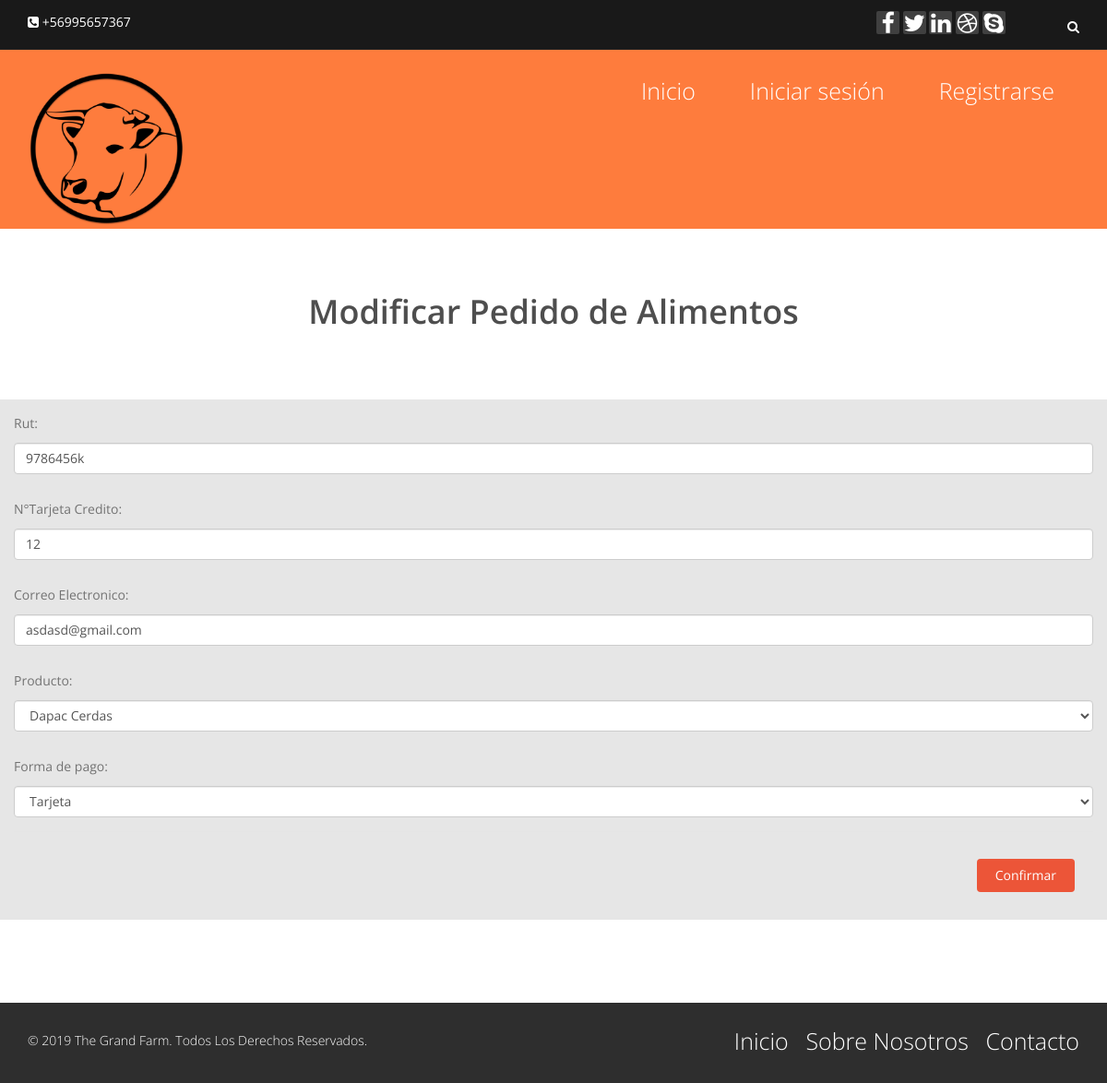
Screenshot of /payment_food_update/28 with the database file from the repository.
### farm_app/models.py (models this page shows, shortened)
class Payment_food(models.Model):
    rut = models.CharField(max_length=9, null=False)
    num_cuenta = models.BigIntegerField(null=False)
    correo = models.EmailField(max_length=255)
    product = models.CharField(max_length=255, null=False, choices=load_product, default='Dapac Cerdas')
    pay = models.CharField(max_length=255, null=False, choices=load_pay, default='Tarjeta')

### farm_app/views.py (the view, shortened to what this page needs)
# urls.py: path('payment_food_update/<int:id>',views.payment_food_update, name='payment_food_update'),
def payment_food_update(request,id):
    status = ''
    producto = ['Dapac Cerdas','Aviplus','Camperbroiler Granulado','Conchilla','Dapac Vacas','Nantacor','Guidolin Nutri Potros','Red Kite']
    formaPago = ['Tarjeta','Paypal']
    pedido = Payment_food.objects.get(pk = id)
    variables = {'status': status,
                 'producto': producto,
                 'formaPago': formaPago,
                 'pedido': pedido}
    return render(request,'farm_app/payment_food_update.html', variables)

### farm_app/templates/farm_app/payment_food_update.html (shortened to what this page needs)
{% extends 'farm_app/base.html' %}
{% load static %}
{% block content %}
<div class="center fadeInDown">
    <h2>Modificar Pedido de Alimentos</h2>
</div>
<form class="credit-card-div" method="POST">{% csrf_token %}
    <div class="panel panel-default" >
        <div class="panel-heading">
            <div class="row ">
                <div class="col-md-12 pad-adjust">
                    <span class="help-block text-muted small-font">Rut:</span>
                    <input type="text" id="txtRut" class="form-control" name="txtRut" placeholder="--Ingrese su Rut--" value="{{pedido.rut}}" />
                </div>
                <div class="col-md-12">
                    <br>
                    <span class="help-block text-muted small-font">N°Tarjeta Credito:</span>
                    <input type="text" id="txtNumTarjeta" class="form-control" name="txtNumTarjeta" placeholder="--Ingrese el número de su tarjeta de credito--" value="{{pedido.num_cuenta}}" />
                </div>
                <div class="col-md-12">
                    <br>
                    <span class="help-block text-muted small-font">Correo Electronico:</span>
                    <input type="email" id="txtCorreo" class="form-control" name="txtCorreo" placeholder="--Ingrese el correo electronico--" value="{{pedido.correo}}" />
                </div>
                <div class="col-md-12">
                    <br>
                    <span class="help-block text-muted small-font">Producto:</span>
                    <select name="txtProducto" id="txtProducto" class="form-control" name="txtProducto" >
                        {% for x in producto %}
                            <option value="{{x}}" {% if x == pedido.product %} selected {% endif %}>{{x}}</option>
                        {% endfor %}
                    </select>
                </div>
                <div class="col-md-12">
                    <br>
                    <span class="help-block text-muted small-font">Forma de pago:</span>
                    <select name="txtFormaPago" id="txtFormaPago" class="form-control" name="txtFormaPago">
                        {% for y in formaPago %}
                            <option value="{{y}}" {% if y == pedido.pay %} selected {% endif %}>{{y}}</option>
                        {% endfor %}
                    </select>
                </div>
            </div>
            <div class="modal-footer">
                <button type="submit" class="btn btn-primary" id="btn-actualizar">Confirmar</button>
            </div>
        </div>
    </div>
</form>
{% endblock content%}

### farm_app/static/css/main.css (style rules this page uses)
body { background: #fff; font-family: 'Open Sans', sans-serif; color: #4e4e4e; line-height: 22px; }
h1, h2, h3, h4, h5, h6 { font-weight: 600; font-family: 'Open Sans', sans-serif; color: #4e4e4e; }
h2 { font-size: 20px; }
.btn-primary { padding: 8px 20px; background: #EC5538; color: #fff; border-radius: 4px; border: none; margin-top: 10px; }
.center h2 { font-size: 36px; margin-top: 0; margin-bottom: 20px; }
.center { text-align: center; padding-bottom: 55px; }
.panel-default { border-color: transparent; }
.panel-default>.panel-heading, .panel { background-color: #e6e6e6; border: 0 none; -webkit-box-shadow: none; box-shadow: none; }
.panel-heading { border-radius: 0; }

### rows the page displays
Payment_food: txtRut "9786456k", txtNumTarjeta "12", txtCorreo "asdasd@gmail.com", txtProducto "Dapac Cerdas", txtFormaPago "Tarjeta"
